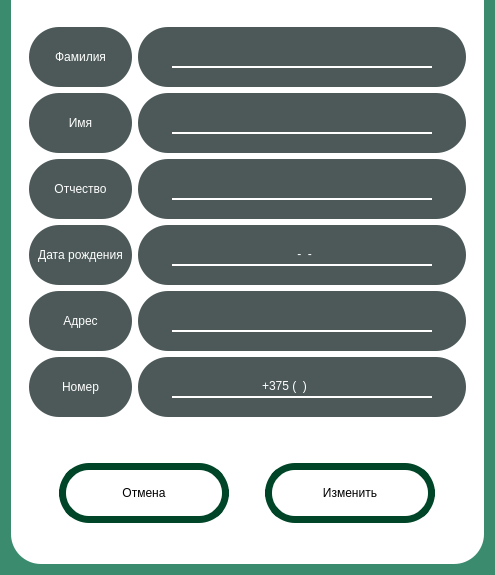
<?xml version="1.0" encoding="UTF-8"?>
<ui version="4.0">
 <class>editpatientwindow</class>
 <widget class="QDialog" name="editpatientwindow">
  <property name="geometry">
   <rect>
    <x>0</x>
    <y>0</y>
    <width>495</width>
    <height>575</height>
   </rect>
  </property>
  <property name="minimumSize">
   <size>
    <width>495</width>
    <height>575</height>
   </size>
  </property>
  <property name="maximumSize">
   <size>
    <width>495</width>
    <height>575</height>
   </size>
  </property>
  <property name="windowTitle">
   <string>Dialog</string>
  </property>
  <property name="styleSheet">
   <string notr="true">background-color:#3B8C6E</string>
  </property>
  <layout class="QGridLayout" name="gridLayout">
   <property name="topMargin">
    <number>0</number>
   </property>
   <item row="0" column="0">
    <widget class="QWidget" name="widget" native="true">
     <property name="styleSheet">
      <string notr="true">background:white;
border-bottom-left-radius:30;
border-bottom-right-radius:30
</string>
     </property>
     <layout class="QGridLayout" name="gridLayout_2">
      <item row="0" column="0">
       <widget class="QWidget" name="widget_3" native="true">
        <layout class="QGridLayout" name="gridLayout_3">
         <property name="topMargin">
          <number>18</number>
         </property>
         <item row="4" column="0">
          <widget class="QWidget" name="widget_10" native="true">
           <property name="maximumSize">
            <size>
             <width>16777215</width>
             <height>60</height>
            </size>
           </property>
           <property name="styleSheet">
            <string notr="true">background:#4C5958;
border-radius:30</string>
           </property>
           <layout class="QGridLayout" name="gridLayout_5">
            <item row="0" column="0">
             <widget class="QLabel" name="label_2">
              <property name="layoutDirection">
               <enum>Qt::LayoutDirection::LeftToRight</enum>
              </property>
              <property name="styleSheet">
               <string notr="true">color:white</string>
              </property>
              <property name="text">
               <string>Адрес</string>
              </property>
              <property name="alignment">
               <set>Qt::AlignmentFlag::AlignCenter</set>
              </property>
             </widget>
            </item>
           </layout>
          </widget>
         </item>
         <item row="2" column="1">
          <widget class="QWidget" name="widget_8" native="true">
           <property name="minimumSize">
            <size>
             <width>0</width>
             <height>60</height>
            </size>
           </property>
           <property name="maximumSize">
            <size>
             <width>16777215</width>
             <height>60</height>
            </size>
           </property>
           <property name="styleSheet">
            <string notr="true">background:#4C5958;
border-radius:30</string>
           </property>
           <layout class="QGridLayout" name="gridLayout_12">
            <item row="0" column="0">
             <widget class="QLineEdit" name="LEPatronymic">
              <property name="styleSheet">
               <string notr="true">border: 0px solid red;
border-bottom: 2px solid white;
color:white;
height: 25px;
margin: 10 25</string>
              </property>
              <property name="maxLength">
               <number>45</number>
              </property>
              <property name="alignment">
               <set>Qt::AlignmentFlag::AlignCenter</set>
              </property>
             </widget>
            </item>
           </layout>
          </widget>
         </item>
         <item row="3" column="0">
          <widget class="QWidget" name="widget_9" native="true">
           <property name="maximumSize">
            <size>
             <width>16777215</width>
             <height>60</height>
            </size>
           </property>
           <property name="styleSheet">
            <string notr="true">background:#4C5958;
border-radius:30</string>
           </property>
           <layout class="QGridLayout" name="gridLayout_6">
            <item row="0" column="0">
             <widget class="QLabel" name="label_3">
              <property name="layoutDirection">
               <enum>Qt::LayoutDirection::LeftToRight</enum>
              </property>
              <property name="styleSheet">
               <string notr="true">color:white</string>
              </property>
              <property name="text">
               <string>Дата рождения</string>
              </property>
              <property name="alignment">
               <set>Qt::AlignmentFlag::AlignCenter</set>
              </property>
             </widget>
            </item>
           </layout>
          </widget>
         </item>
         <item row="0" column="1">
          <widget class="QWidget" name="widget_4" native="true">
           <property name="minimumSize">
            <size>
             <width>0</width>
             <height>60</height>
            </size>
           </property>
           <property name="maximumSize">
            <size>
             <width>16777215</width>
             <height>60</height>
            </size>
           </property>
           <property name="styleSheet">
            <string notr="true">background:#4C5958;
border-radius:30</string>
           </property>
           <layout class="QGridLayout" name="gridLayout_10">
            <item row="0" column="0">
             <widget class="QLineEdit" name="LESurname">
              <property name="styleSheet">
               <string notr="true">border: 0px solid red;
border-bottom: 2px solid white;
color:white;
height: 25px;
margin: 10 25</string>
              </property>
              <property name="maxLength">
               <number>45</number>
              </property>
              <property name="alignment">
               <set>Qt::AlignmentFlag::AlignCenter</set>
              </property>
             </widget>
            </item>
           </layout>
          </widget>
         </item>
         <item row="5" column="1">
          <widget class="QWidget" name="widget_14" native="true">
           <property name="minimumSize">
            <size>
             <width>285</width>
             <height>60</height>
            </size>
           </property>
           <property name="maximumSize">
            <size>
             <width>16777215</width>
             <height>60</height>
            </size>
           </property>
           <property name="styleSheet">
            <string notr="true">background:#4C5958;
border-radius:30</string>
           </property>
           <layout class="QGridLayout" name="gridLayout_15">
            <item row="0" column="0">
             <widget class="QLineEdit" name="LEPhoneNumber">
              <property name="styleSheet">
               <string notr="true">border: 0px solid red;
border-bottom: 2px solid white;
color:white;
height: 25px;
margin: 10 25</string>
              </property>
              <property name="inputMask">
               <string>+375 (99) 999 99 99</string>
              </property>
              <property name="text">
               <string>+375 ()   </string>
              </property>
              <property name="alignment">
               <set>Qt::AlignmentFlag::AlignCenter</set>
              </property>
              <property name="placeholderText">
               <string/>
              </property>
             </widget>
            </item>
           </layout>
          </widget>
         </item>
         <item row="1" column="1">
          <widget class="QWidget" name="widget_6" native="true">
           <property name="minimumSize">
            <size>
             <width>0</width>
             <height>60</height>
            </size>
           </property>
           <property name="maximumSize">
            <size>
             <width>16777215</width>
             <height>60</height>
            </size>
           </property>
           <property name="styleSheet">
            <string notr="true">background:#4C5958;
border-radius:30</string>
           </property>
           <layout class="QGridLayout" name="gridLayout_11">
            <item row="0" column="0">
             <widget class="QLineEdit" name="LEFirstname">
              <property name="styleSheet">
               <string notr="true">border: 0px solid red;
border-bottom: 2px solid white;
color:white;
height: 25px;
margin: 10 25</string>
              </property>
              <property name="maxLength">
               <number>45</number>
              </property>
              <property name="alignment">
               <set>Qt::AlignmentFlag::AlignCenter</set>
              </property>
             </widget>
            </item>
           </layout>
          </widget>
         </item>
         <item row="5" column="0">
          <widget class="QWidget" name="widget_11" native="true">
           <property name="maximumSize">
            <size>
             <width>16777215</width>
             <height>60</height>
            </size>
           </property>
           <property name="styleSheet">
            <string notr="true">background:#4C5958;
border-radius:30</string>
           </property>
           <layout class="QGridLayout" name="gridLayout_4">
            <item row="0" column="0">
             <widget class="QLabel" name="label">
              <property name="layoutDirection">
               <enum>Qt::LayoutDirection::LeftToRight</enum>
              </property>
              <property name="styleSheet">
               <string notr="true">color:white</string>
              </property>
              <property name="text">
               <string>Номер</string>
              </property>
              <property name="alignment">
               <set>Qt::AlignmentFlag::AlignCenter</set>
              </property>
             </widget>
            </item>
           </layout>
          </widget>
         </item>
         <item row="1" column="0">
          <widget class="QWidget" name="widget_5" native="true">
           <property name="maximumSize">
            <size>
             <width>16777215</width>
             <height>60</height>
            </size>
           </property>
           <property name="styleSheet">
            <string notr="true">background:#4C5958;
border-radius:30</string>
           </property>
           <layout class="QGridLayout" name="gridLayout_8">
            <item row="0" column="0">
             <widget class="QLabel" name="label_5">
              <property name="layoutDirection">
               <enum>Qt::LayoutDirection::LeftToRight</enum>
              </property>
              <property name="styleSheet">
               <string notr="true">color:white</string>
              </property>
              <property name="text">
               <string>Имя</string>
              </property>
              <property name="alignment">
               <set>Qt::AlignmentFlag::AlignCenter</set>
              </property>
             </widget>
            </item>
           </layout>
          </widget>
         </item>
         <item row="4" column="1">
          <widget class="QWidget" name="widget_13" native="true">
           <property name="minimumSize">
            <size>
             <width>0</width>
             <height>60</height>
            </size>
           </property>
           <property name="maximumSize">
            <size>
             <width>16777215</width>
             <height>60</height>
            </size>
           </property>
           <property name="styleSheet">
            <string notr="true">background:#4C5958;
border-radius:30</string>
           </property>
           <layout class="QGridLayout" name="gridLayout_14">
            <item row="0" column="0">
             <widget class="QLineEdit" name="LEAddress">
              <property name="styleSheet">
               <string notr="true">border: 0px solid red;
border-bottom: 2px solid white;
color:white;
height: 25px;
margin: 10 25</string>
              </property>
              <property name="maxLength">
               <number>254</number>
              </property>
              <property name="alignment">
               <set>Qt::AlignmentFlag::AlignCenter</set>
              </property>
             </widget>
            </item>
           </layout>
          </widget>
         </item>
         <item row="2" column="0">
          <widget class="QWidget" name="widget_7" native="true">
           <property name="maximumSize">
            <size>
             <width>16777215</width>
             <height>60</height>
            </size>
           </property>
           <property name="styleSheet">
            <string notr="true">background:#4C5958;
border-radius:30</string>
           </property>
           <layout class="QGridLayout" name="gridLayout_7">
            <item row="0" column="0">
             <widget class="QLabel" name="label_4">
              <property name="layoutDirection">
               <enum>Qt::LayoutDirection::LeftToRight</enum>
              </property>
              <property name="styleSheet">
               <string notr="true">color:white</string>
              </property>
              <property name="text">
               <string>Отчество</string>
              </property>
              <property name="alignment">
               <set>Qt::AlignmentFlag::AlignCenter</set>
              </property>
             </widget>
            </item>
           </layout>
          </widget>
         </item>
         <item row="3" column="1">
          <widget class="QWidget" name="widget_12" native="true">
           <property name="minimumSize">
            <size>
             <width>0</width>
             <height>60</height>
            </size>
           </property>
           <property name="maximumSize">
            <size>
             <width>16777215</width>
             <height>60</height>
            </size>
           </property>
           <property name="styleSheet">
            <string notr="true">background:#4C5958;
border-radius:30</string>
           </property>
           <layout class="QGridLayout" name="gridLayout_13">
            <item row="0" column="0">
             <widget class="QLineEdit" name="LEDateOfBirth">
              <property name="styleSheet">
               <string notr="true">border: 0px solid red;
border-bottom: 2px solid white;
color:white;

height: 25px;
margin: 10 25</string>
              </property>
              <property name="inputMask">
               <string>9999-99-99</string>
              </property>
              <property name="alignment">
               <set>Qt::AlignmentFlag::AlignCenter</set>
              </property>
             </widget>
            </item>
           </layout>
          </widget>
         </item>
         <item row="0" column="0">
          <widget class="QWidget" name="widget_2" native="true">
           <property name="maximumSize">
            <size>
             <width>16777215</width>
             <height>60</height>
            </size>
           </property>
           <property name="styleSheet">
            <string notr="true">background:#4C5958;
border-radius:30</string>
           </property>
           <layout class="QGridLayout" name="gridLayout_9">
            <item row="0" column="0">
             <widget class="QLabel" name="label_6">
              <property name="layoutDirection">
               <enum>Qt::LayoutDirection::LeftToRight</enum>
              </property>
              <property name="styleSheet">
               <string notr="true">color:white</string>
              </property>
              <property name="text">
               <string>Фамилия</string>
              </property>
              <property name="alignment">
               <set>Qt::AlignmentFlag::AlignCenter</set>
              </property>
             </widget>
            </item>
           </layout>
          </widget>
         </item>
        </layout>
       </widget>
      </item>
      <item row="1" column="0">
       <widget class="QWidget" name="widget_15" native="true">
        <layout class="QHBoxLayout" name="horizontalLayout">
         <item>
          <widget class="QPushButton" name="pushButton_2">
           <property name="minimumSize">
            <size>
             <width>0</width>
             <height>60</height>
            </size>
           </property>
           <property name="maximumSize">
            <size>
             <width>170</width>
             <height>16777215</height>
            </size>
           </property>
           <property name="styleSheet">
            <string notr="true">QPushButton{
	border-radius:30;
	background-color:white;
	color:black;
	border: 7px solid #004528;
}

QPushButton:hover{
        background-color:#ACACAC;
}</string>
           </property>
           <property name="text">
            <string>Отмена</string>
           </property>
           <property name="autoDefault">
            <bool>false</bool>
           </property>
          </widget>
         </item>
         <item>
          <widget class="QPushButton" name="pushButton">
           <property name="minimumSize">
            <size>
             <width>0</width>
             <height>60</height>
            </size>
           </property>
           <property name="maximumSize">
            <size>
             <width>170</width>
             <height>16777215</height>
            </size>
           </property>
           <property name="styleSheet">
            <string notr="true">QPushButton{
	border-radius:30;
	background-color:white;
	color:black;
	border: 7px solid #004528;
}

QPushButton:hover{
        background-color:#ACACAC;
}</string>
           </property>
           <property name="text">
            <string>Изменить</string>
           </property>
           <property name="autoDefault">
            <bool>false</bool>
           </property>
          </widget>
         </item>
        </layout>
       </widget>
      </item>
     </layout>
    </widget>
   </item>
  </layout>
 </widget>
 <resources/>
 <connections/>
</ui>
